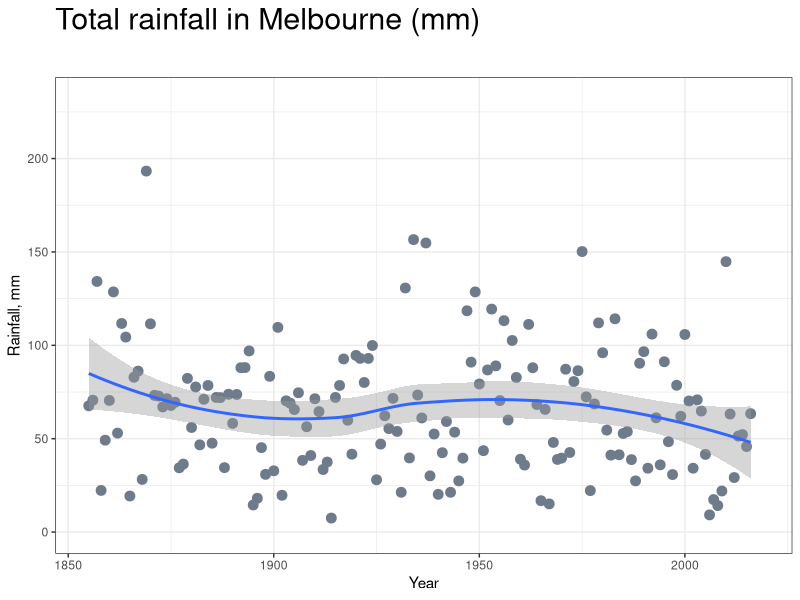
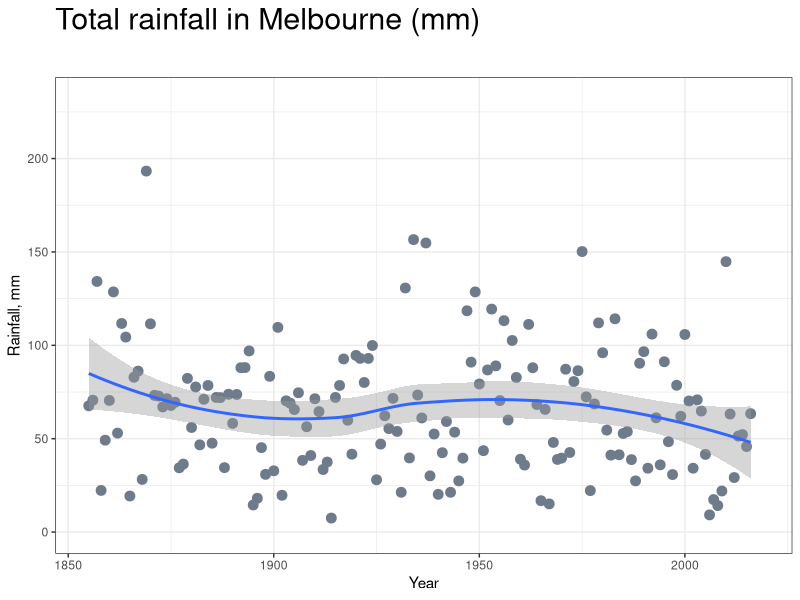

The R source for these figures, in order:
library(tidyverse)
library(reshape2)

data1<-read.csv("data/melbourne.csv", header = TRUE)

rain <- select(data1, everything())%>%
        filter(Year %in% 1855:2018)%>%
        filter(Month %in% c(10))%>%
        group_by(Year)%>%
        summarise(raintot = sum(Rain))
        

ggplot(rain, aes(Year,raintot)) + 
        geom_point(size = 3, colour = "lightsteelblue4") + 
        geom_smooth(method = loess) + 
        ylim(0,1.2*max(na.omit(rain$raintot))) +
        theme_bw() +
        labs(title = "Total rainfall in Melbourne (mm)\n", y = "Rainfall, mm") +
        theme(plot.title = element_text(size=22))
ggsave(file.path('graphs', 'rain_melb.pdf'))

rain3 <- select(data1, everything())%>%
        filter(Year %in% 2000:2017) %>% 
        group_by(Year, Month)%>%
        filter(!is.na(Rain))%>%
        summarise (Sum = sum(Rain))

rain4 <- group_by(rain3, Month)%>%
        summarise(Mean = mean(Sum))
rain4

